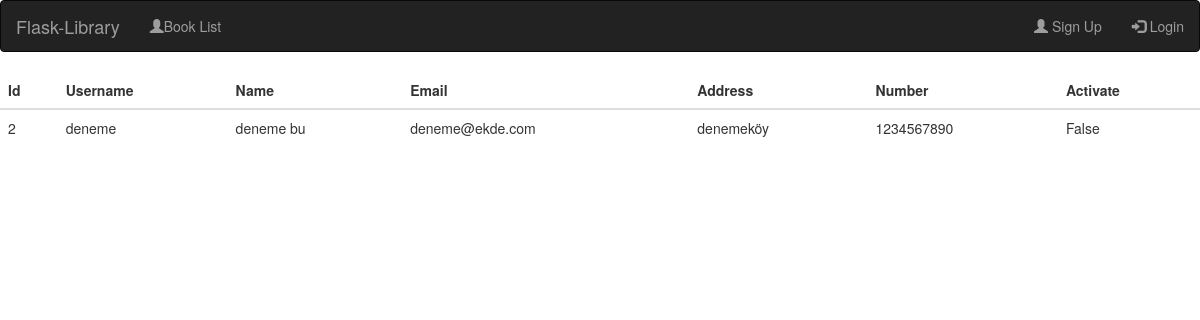
Page /userlist on the earlier database version.
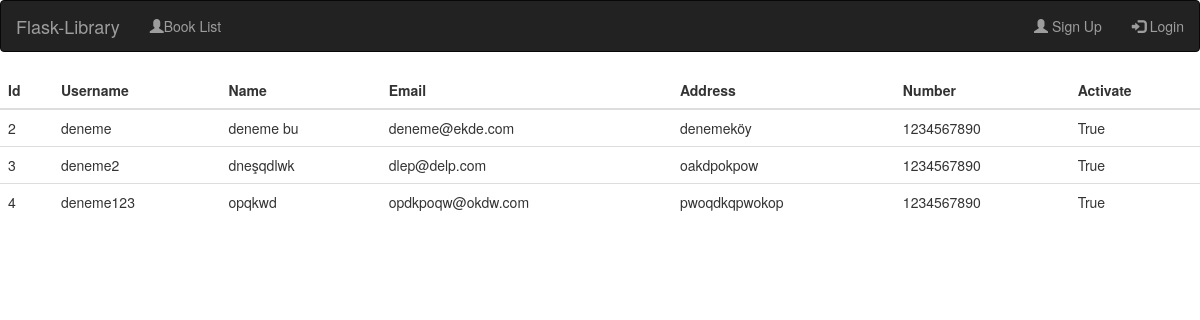
Same page on the later database version.
### main.py (models this page shows)
class  Users(db.Model):
    id = db.Column(db.Integer(), primary_key=True)
    username = db.Column(db.String(), nullable=False)
    name = db.Column(db.String(), nullable=False)
    email = db.Column(db.String(), nullable=False)
    password = db.Column(db.String(), nullable=False)
    address = db.Column(db.String(), nullable=False)
    phone_number = db.Column(db.String(), nullable=False)
    activate = db.Column(db.Boolean(), nullable=False)
    book=db.relationship('Books', backref='owner', lazy=True)

### main.py (the view)
@app.route('/userlist')
def UserList():
    all_users = Users.query.all()
    return render_template('userlist.html', all_users=all_users)

### templates/userlist.html (shortened to what this page needs)
{%extends './components/navbar.html'%}
{%block content%}
{% from "formhelpers.html" import render_field %}
<table class="table table-dark">
    <thead>
      <tr>
        <th scope="col">Id</th>
        <th scope="col">Username</th>
        <th scope="col">Name</th>
        <th scope="col">Email</th>
        <th scope="col">Address</th>
        <th scope="col">Number</th>
        <th scope="col">Activate</th>
      </tr>
    </thead>
    <tbody>
        {%for user in all_users %}
        {%if user.username !='admin'%}
      <tr>
        <td>{{user.id}}</td>
        <td>{{user.username}}</td>
        <td>{{user.name}}</td>
        <td>{{user.email}}</td>
        <td>{{user.address}}</td>
        <td>{{user.phone_number}}</td>
        {%if session['username']=='admin'%}
        <td><a href="/verify/{{user.id}}">{{user.activate}}</a></td>
        <td>{{user.password}}</td>
        <td scope="col"><a href="/adminupdate/{{user.id}}">Update</a></td>
        <td scope="col"><a href="/delete/{{user.id}}">Delete</a></td>
        {%else%}
        <td>{{user.activate}}</td>
        {%endif%}
      </tr>
      {%endif%}
      {%endfor%}
    </tbody>
  </table>
{%endblock%}

Differences in the rows shown:
changed Users "deneme": activate "False" → "True"
added Users: id "3", username "deneme2", name "dneşqdlwk", email "dlep@delp.com", address "oakdpokpow", phone_number "1234567890", activate "True"
added Users: id "4", username "deneme123", name "opqkwd", email "opdkpoqw@okdw.com", address "pwoqdkqpwokop", phone_number "1234567890", activate "True"
